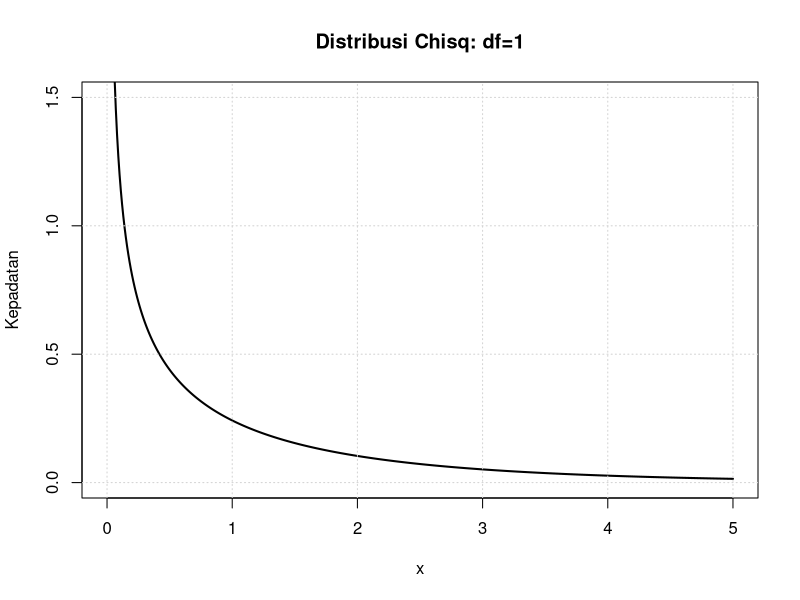

Write R code to recreate this figure.
cat("\n=== PERTANYAAN 2: Plot Distribusi Chi-square ===\n")

# Parameter
df <- 1          # derajat bebas
x_range <- seq(0, 5, by = 0.01)

# Menghitung fungsi kepadatan
kepadatan <- dchisq(x_range, df)

# Membuat plot
plot(x_range, kepadatan, 
     type = "l", 
     lwd = 2,
     main = "Distribusi Chisq: df=1",
     xlab = "x",
     ylab = "Kepadatan",
     xlim = c(0, 5),
     ylim = c(0, 1.5))

# Menambahkan grid
grid()

cat("Plot fungsi kepadatan distribusi chi-square dengan df=1 telah dibuat.\n")
